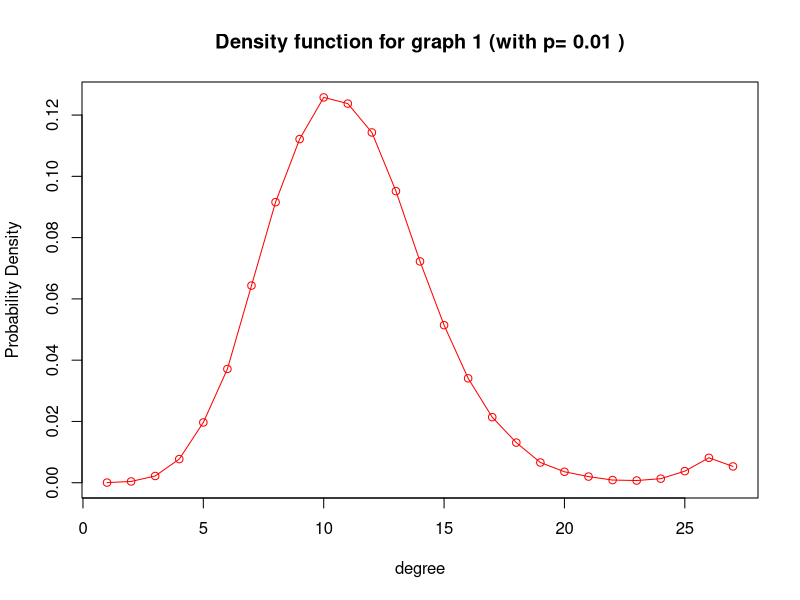
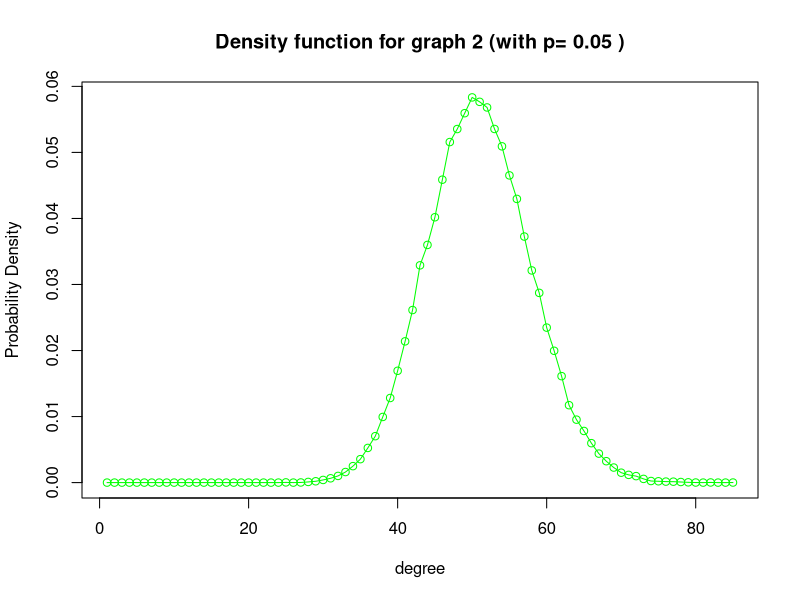
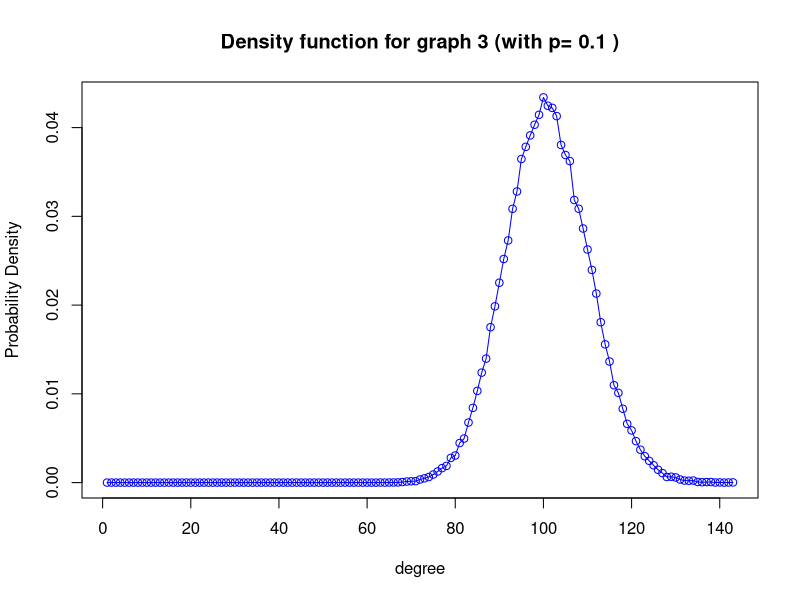

Write R code to recreate these figures, in order.
#solution 1(a)
library(igraph)
p <- c(0.01,0.05,0.1)
sig <- c(1,1,1)
col <-c("red","green","blue")

for(i in 1:3){
  for(j in 1:100){
    graph<-erdos.renyi.game(1000,p[i])
    if(sig[i]){
      d<-degree.distribution(graph)
      sig[i] = 0
    }else{
      d<- d + degree.distribution(graph)
    }
  }
  d = d/100
  plot(d, type="o", col=col[i],main=paste("Density function for graph",i,"(with p=",p[i],")"),xlab="degree",ylab="Probability Density")
 
}



#solution 1(b)
connect_ <- c(0,0,0)
diameter_ <- c(0,0,0)
for(i in 1:3){
  for(j in 1:100){
    graph<-erdos.renyi.game(1000,p[i])
    if(is.connected(graph)){connect_[i]=connect_[i]+1}
    diameter_[i] = diameter_[i]+ diameter(graph)
  }
  diameter_[i] =  diameter_[i]/100
  connect_[i] = connect_[i]/100
  cat("when p =", p[i],",it has probability ",connect_[i],"the network is connected. ")
  cat("Diameter for this network: ",diameter_[i],'\n')
}



#solution 1(c)
p = 0.05
p_c = 0
iter = 0.0001
for(i in 1:50){
  while(1){
    graph<-erdos.renyi.game(1000,p)
    if(is.connected(graph)){
      p = p - iter
    }else{
      p_c = p_c + p
      break
    }
  }
}
p_c = p_c /50

cat("when p < ",p_c,"the generated random networks are disconnected, and when p > ",p_c,"the generated random networks are connected")




